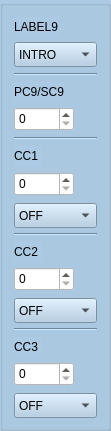
     <widget class="QGroupBox" name="columnbox9">
      <property name="geometry">
       <rect>
        <x>960</x>
        <y>50</y>
        <width>111</width>
        <height>431</height>
       </rect>
      </property>
      <property name="styleSheet">
       <string notr="true">background-color: rgb(172, 202, 227);</string>
      </property>
      <layout class="QVBoxLayout" name="verticalLayout_13">
       <item>
        <widget class="QLabel" name="label_BankPC1_9">
         <property name="sizePolicy">
          <sizepolicy hsizetype="Fixed" vsizetype="Preferred">
           <horstretch>0</horstretch>
           <verstretch>0</verstretch>
          </sizepolicy>
         </property>
         <property name="maximumSize">
          <size>
           <width>16777215</width>
           <height>30</height>
          </size>
         </property>
         <property name="text">
          <string>LABEL9</string>
         </property>
        </widget>
       </item>
       <item>
        <widget class="QComboBox" name="presetLabel1_9">
         <property name="minimumSize">
          <size>
           <width>0</width>
           <height>25</height>
          </size>
         </property>
         <property name="styleSheet">
          <string notr="true">background-color: rgb(172, 202, 227);</string>
         </property>
         <item>
          <property name="text">
           <string>INTRO</string>
          </property>
         </item>
         <item>
          <property name="text">
           <string>VERSE</string>
          </property>
         </item>
         <item>
          <property name="text">
           <string>CHORUS</string>
          </property>
         </item>
         <item>
          <property name="text">
           <string>SOLO</string>
          </property>
         </item>
         <item>
          <property name="text">
           <string>OUTRO</string>
          </property>
         </item>
         <item>
          <property name="text">
           <string>BRIDGE</string>
          </property>
         </item>
        </widget>
       </item>
       <item>
        <widget class="Line" name="line_10">
         <property name="orientation">
          <enum>Qt::Horizontal</enum>
         </property>
        </widget>
       </item>
       <item>
        <widget class="QLabel" name="label_PC1_9">
         <property name="sizePolicy">
          <sizepolicy hsizetype="Fixed" vsizetype="Preferred">
           <horstretch>0</horstretch>
           <verstretch>0</verstretch>
          </sizepolicy>
         </property>
         <property name="maximumSize">
          <size>
           <width>16777215</width>
           <height>30</height>
          </size>
         </property>
         <property name="text">
          <string>PC9/SC9</string>
         </property>
        </widget>
       </item>
       <item>
        <widget class="QSpinBox" name="spinBox_PC1_9">
         <property name="sizePolicy">
          <sizepolicy hsizetype="Fixed" vsizetype="Fixed">
           <horstretch>0</horstretch>
           <verstretch>0</verstretch>
          </sizepolicy>
         </property>
         <property name="minimumSize">
          <size>
           <width>60</width>
           <height>24</height>
          </size>
         </property>
         <property name="maximumSize">
          <size>
           <width>60</width>
           <height>16777215</height>
          </size>
         </property>
         <property name="styleSheet">
          <string notr="true">background-color: rgb(255, 255, 255);</string>
         </property>
         <property name="accelerated">
          <bool>true</bool>
         </property>
         <property name="maximum">
          <number>127</number>
         </property>
        </widget>
       </item>
       <item>
        <widget class="Line" name="line_20">
         <property name="orientation">
          <enum>Qt::Horizontal</enum>
         </property>
        </widget>
       </item>
       <item>
        <widget class="QLabel" name="label_CC1_9">
         <property name="sizePolicy">
          <sizepolicy hsizetype="Fixed" vsizetype="Preferred">
           <horstretch>0</horstretch>
           <verstretch>0</verstretch>
          </sizepolicy>
         </property>
         <property name="maximumSize">
          <size>
           <width>16777215</width>
           <height>30</height>
          </size>
         </property>
         <property name="text">
          <string>CC1 </string>
         </property>
        </widget>
       </item>
       <item>
        <widget class="QSpinBox" name="spinBox_CC1_9">
         <property name="sizePolicy">
          <sizepolicy hsizetype="Fixed" vsizetype="Fixed">
           <horstretch>0</horstretch>
           <verstretch>0</verstretch>
          </sizepolicy>
         </property>
         <property name="minimumSize">
          <size>
           <width>60</width>
           <height>24</height>
          </size>
         </property>
         <property name="maximumSize">
          <size>
           <width>60</width>
           <height>16777215</height>
          </size>
         </property>
         <property name="styleSheet">
          <string notr="true">background-color: rgb(255, 255, 255);</string>
         </property>
         <property name="accelerated">
          <bool>true</bool>
         </property>
         <property name="maximum">
          <number>127</number>
         </property>
        </widget>
       </item>
       <item>
        <widget class="QComboBox" name="onoff1_9">
         <property name="minimumSize">
          <size>
           <width>0</width>
           <height>25</height>
          </size>
         </property>
         <property name="maximumSize">
          <size>
           <width>16777215</width>
           <height>22</height>
          </size>
         </property>
         <property name="styleSheet">
          <string notr="true">background-color: rgb(172, 202, 227);</string>
         </property>
         <item>
          <property name="text">
           <string>OFF</string>
          </property>
         </item>
         <item>
          <property name="text">
           <string>ON</string>
          </property>
         </item>
        </widget>
       </item>
       <item>
        <widget class="Line" name="line_41">
         <property name="orientation">
          <enum>Qt::Horizontal</enum>
         </property>
        </widget>
       </item>
       <item>
        <widget class="QLabel" name="label_CC2_9">
         <property name="sizePolicy">
          <sizepolicy hsizetype="Fixed" vsizetype="Preferred">
           <horstretch>0</horstretch>
           <verstretch>0</verstretch>
          </sizepolicy>
         </property>
         <property name="maximumSize">
          <size>
           <width>16777215</width>
           <height>30</height>
          </size>
         </property>
         <property name="text">
          <string>CC2 </string>
         </property>
        </widget>
       </item>
       <item>
        <widget class="QSpinBox" name="spinBox_CC2_9">
         <property name="sizePolicy">
          <sizepolicy hsizetype="Fixed" vsizetype="Fixed">
           <horstretch>0</horstretch>
           <verstretch>0</verstretch>
          </sizepolicy>
         </property>
         <property name="minimumSize">
          <size>
           <width>60</width>
           <height>24</height>
          </size>
         </property>
         <property name="maximumSize">
          <size>
           <width>60</width>
           <height>16777215</height>
          </size>
         </property>
         <property name="styleSheet">
          <string notr="true">background-color: rgb(255, 255, 255);</string>
         </property>
         <property name="accelerated">
          <bool>true</bool>
         </property>
         <property name="maximum">
          <number>127</number>
         </property>
        </widget>
       </item>
       <item>
        <widget class="QComboBox" name="onoff2_9">
         <property name="minimumSize">
          <size>
           <width>0</width>
           <height>25</height>
          </size>
         </property>
         <property name="maximumSize">
          <size>
           <width>16777215</width>
           <height>22</height>
          </size>
         </property>
         <property name="styleSheet">
          <string notr="true">background-color: rgb(172, 202, 227);</string>
         </property>
         <item>
          <property name="text">
           <string>OFF</string>
          </property>
         </item>
         <item>
          <property name="text">
           <string>ON</string>
          </property>
         </item>
        </widget>
       </item>
       <item>
        <widget class="Line" name="line_38">
         <property name="orientation">
          <enum>Qt::Horizontal</enum>
         </property>
        </widget>
       </item>
       <item>
        <widget class="QLabel" name="label_CC3_9">
         <property name="sizePolicy">
          <sizepolicy hsizetype="Fixed" vsizetype="Preferred">
           <horstretch>0</horstretch>
           <verstretch>0</verstretch>
          </sizepolicy>
         </property>
         <property name="maximumSize">
          <size>
           <width>16777215</width>
           <height>30</height>
          </size>
         </property>
         <property name="text">
          <string>CC3 </string>
         </property>
        </widget>
       </item>
       <item>
        <widget class="QSpinBox" name="spinBox_CC3_9">
         <property name="sizePolicy">
          <sizepolicy hsizetype="Fixed" vsizetype="Fixed">
           <horstretch>0</horstretch>
           <verstretch>0</verstretch>
          </sizepolicy>
         </property>
         <property name="minimumSize">
          <size>
           <width>60</width>
           <height>24</height>
          </size>
         </property>
         <property name="maximumSize">
          <size>
           <width>60</width>
           <height>16777215</height>
          </size>
         </property>
         <property name="styleSheet">
          <string notr="true">background-color: rgb(255, 255, 255);</string>
         </property>
         <property name="accelerated">
          <bool>true</bool>
         </property>
         <property name="maximum">
          <number>127</number>
         </property>
        </widget>
       </item>
       <item>
        <widget class="QComboBox" name="onoff3_9">
         <property name="minimumSize">
          <size>
           <width>0</width>
           <height>25</height>
          </size>
         </property>
         <property name="maximumSize">
          <size>
           <width>16777215</width>
           <height>22</height>
          </size>
         </property>
         <property name="styleSheet">
          <string notr="true">background-color: rgb(172, 202, 227);</string>
         </property>
         <item>
          <property name="text">
           <string>OFF</string>
          </property>
         </item>
         <item>
          <property name="text">
           <string>ON</string>
          </property>
         </item>
        </widget>
       </item>
      </layout>
     </widget>
